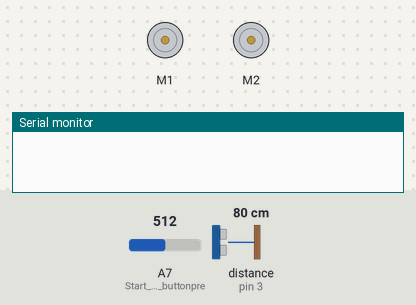
Recording of a sketch running on a simulated Arduino Nano, built with avr-gcc and run on an emulated ATmega328P. Parts: 2 × DC motor (green arrow = forward, orange = backward, longer = faster), the last lines printed to the serial monitor. Inputs (shaded band) come from the test bench; at power-on: A7 (Start_Code_when_buttonpre) = 512, distance to the obstacle (sensor on pin 3) 80 cm.

Above: at 0.8 s.
0.9 s: A7 (Start_Code_when_buttonpre) set to 0
At 1.9 s:
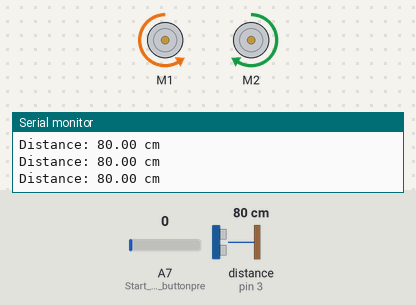
2.4 s: distance to the obstacle (sensor on pin 3) set to 8 cm
3.9 s: distance to the obstacle (sensor on pin 3) set to 5 cm
At 5.1 s:
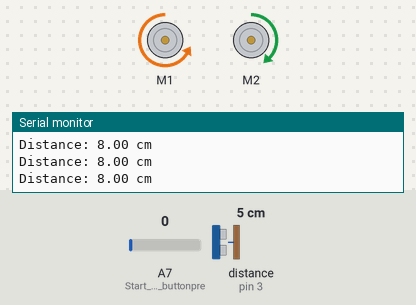
6.9 s: distance to the obstacle (sensor on pin 3) set to 120 cm
At 9.0 s:
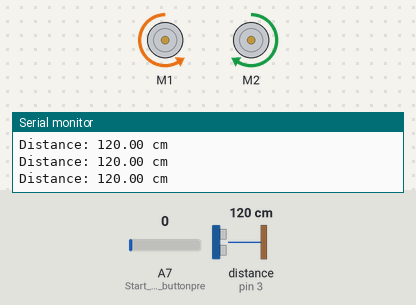
Timing chart, 0 to 10.5 s (numbered marks = the images above; inputs shaded):
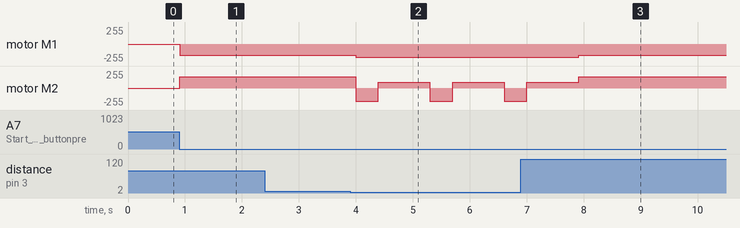

The sketch:

Ultrasonic_Sensor.ino
```cpp
//Taehong Kim

#include <Arduino.h>
#include <MeMCore.h>
MeDCMotor motor1(M1);
MeDCMotor motor2(M2);
MeLineFollower lineFollower(PORT_2);
MeUltrasonicSensor ultrasonic(PORT_3);
unsigned long startMillis;
unsigned long currentMillis;
const unsigned long period = 1000;
const byte ledPin = 13;

int speed = 170;

//turn 90 delay 800

void setup(){
  pinMode(A7, INPUT);//Start Code when buttonpressed
  while(analogRead(A7) != 0);
  Serial.begin(9600);

}


void loop(){
  if (ultrasonic.distanceCm() < 7){

    motor1.run(-200);
    motor2.run(-200);
    delay(400);
    while(lineFollower.readSensor1()==1 && lineFollower.readSensor2()==1){
      motor1.run(-80);
      motor2.run(220);
    }
    motor1.run(-200);
    motor2.run(90);
    delay(800);

  }
  else{
    lineFollow();
  }

  Serial.print("Distance: ");
  Serial.print(ultrasonic.distanceCm());
  Serial.println(" cm");
  delay(100);
}

void lineFollow(){
  int sensorState = lineFollower.readSensors();


  switch(sensorState)
  {
    case S1_IN_S2_IN:
      moveForward();
      if (5000 <= (currentMillis - startMillis)){
        TurnLeft();
      }
      break;
    case S1_IN_S2_OUT:
      TurnLeft();
      currentMillis = millis();
      break;
    case S1_OUT_S2_IN:
      TurnRight();
      currentMillis = millis();
      break;
    case S1_OUT_S2_OUT:
      moveBackward();
      break;
  }
}


void moveForward()
{
  motor1.run(-speed);
  motor2.run(speed);
}
void moveBackward()
{
  motor1.run(100);
  motor2.run(-100);
}
void TurnLeft()
{
  motor1.run(-speed/3); // Turn left
  motor2.run(speed);
}
void TurnRight()
{
  motor1.run(-speed); // Turn right
  motor2.run(speed/3);
}
```

Measured:
- the behaviour switches between 7 and 6 cm on distance to the obstacle (sensor on pin 3) (found by bisection; images 1 and 2)
- after the input at 0.9 s, motor M1: stopped → backward 170/255 at once; motor M2: stopped → forward 170/255 at once
- after the input at 3.9 s, motor M1: backward 170/255 → backward 200/255 after 0.10 s; motor M2: alternates backward 200/255 for 0.40 s and forward 90/255 for 0.90 s, starting after 0.10 s
- after the input at 6.9 s, motor M1: backward 200/255 → backward 170/255 after 1.0 s
